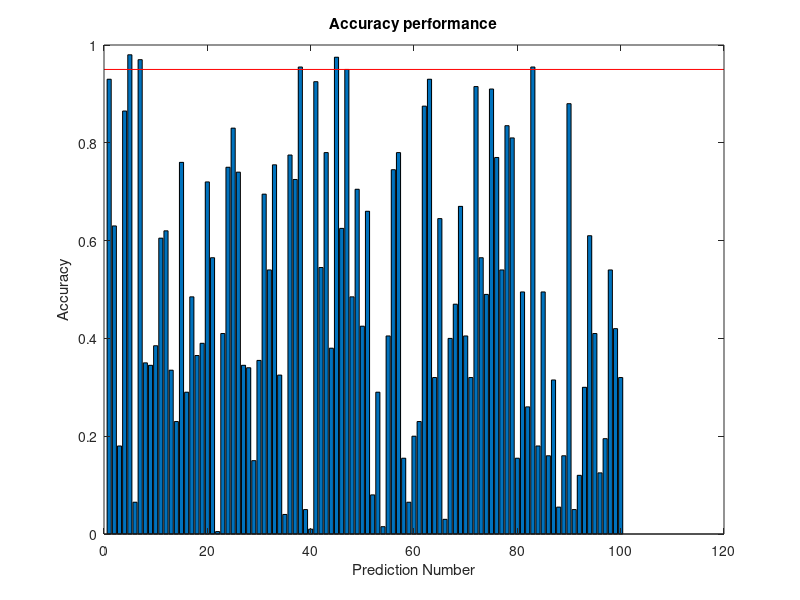

MATLAB code for this plot:

% Evaluation of binary classifiers; creates dummy data, but the same code can be
% adapted and used to evaulate e.g. performance of machnine learning algortihms or
% artificial neural networks; used to calibrate predictions in Hock et al. 2017, PLOS Biology;
% also see the author's Artificial-Neural-Networks-for-Pest-Detection folder on
% GitHub for another application of similar evaluation concept on data
% (c) Karlo Hock, University of Queensland, 2019

% SETTING UP----------------------------------------------------------------

n_measures = 200;% number of measurements in a sample
n_predictions = 100;% number of times a sequence of measures representing predicted condition has been generated for evaluation
x = datasample(0:1, n_measures);% 'true condition'
y = zeros(n_predictions, n_measures);% container to store 'predicted conditions'

% CREATE DUMMY DATA TO USE AS 'PREDICTED CONDITIONS'-----------------------------

% simple way to create dummy data; use the 'true condition' binary sequence, and
% switch binary values with some constant chance to obtain valus for a 'predicted condition'; 
% the less likely the values are to switch, the more like true condition this sequence will be
perm_chance = zeros(n_predictions,1);
for prediction = 1:n_predictions
    perm_chance(prediction, 1) = rand;
    for measure = 1:n_measures
        if rand < perm_chance(prediction)
            if x(measure)== 0
                y(prediction, measure) = 1;
            end
        else
            y(prediction, measure) = x(measure);
        end 
    end
end

% EVALUATE PERFORMANCE-----------------------------------------------------------

% container for storing classifier evaluation metrics
classifier = struct('prediction',[],'confusion_matrix',[],'precision',[],'sensitivity',[],'accuracy',[],'specificity',[],'informedness',[],'MCC',[],'F1score',[],'Fisher_significance',[],'DOR',[],'false_pos_rate',[], 'false_neg_rate',[], 'error',[]);

% loop through the 'predicted conditions' to evaluate their performance in predicting 'true condition'
for p = 1:n_predictions
    classifier(p).prediction = p;% record the number of samples
    confus_mat = zeros(2);% confusion matrix
    
    % determine the match between true condition and predicted condition and build a confusion matrix
    for m = 1:n_measures
        this_x = x(1, m);
        this_y = y(p, m);
        if this_x == 1
            if this_y == 1
                confus_mat(1, 1) = confus_mat(1, 1)+1;% true positives
            else
                confus_mat(1, 2) = confus_mat(1, 2)+1;% false negatives
            end
        else
            if this_y == 1
                confus_mat(2, 1) = confus_mat(2, 1)+1;% false positives
            else
                confus_mat(2, 2) = confus_mat(2, 2)+1;% true negatives
            end
        end
    end
    
    % extract the true and false positives and negatives for easier tracking
    true_positives = confus_mat(1, 1);
    false_positives = confus_mat(2, 1);% type I error
    true_negatives = confus_mat(2, 2);
    false_negatives = confus_mat(1, 2);% type II error
    
    % calculate and store a selection of statistics to evaluate peformance
    % names of most statistics are self-explanatory or easily found in literature (or on Wikipedia)
    classifier(p).confusion_matrix = confus_mat;
    classifier(p).precision = true_positives/(true_positives+false_positives);
    classifier(p).sensitivity = true_positives/(true_positives+false_positives);
    classifier(p).accuracy = (true_positives+true_negatives)/sum(sum(confus_mat));
    classifier(p).specificity = true_negatives/(true_negatives+false_positives);
    classifier(p).informedness = classifier(p).sensitivity+classifier(p).specificity-1;
    classifier(p).MCC = ((true_positives*true_negatives)-(false_positives*false_positives))/sqrt((true_positives+false_positives)*(true_positives+false_positives)*(true_negatives+false_positives)*(true_negatives+false_positives));
    classifier(p).F1score = (2*true_positives)/((2*true_positives)+false_positives+false_positives);
    [~,fe] = fishertest(confus_mat);
    classifier(p).Fisher_significance = fe;
    classifier(p).DOR = (true_positives/false_positives)/(false_positives/true_negatives);
    classifier(p).false_pos_rate = false_positives/(false_positives+true_positives);
    classifier(p).false_neg_rate = false_negatives/(false_negatives+true_negatives);
    classifier(p).error = 1-classifier(p).accuracy;
    classifier(p).perm_chance = perm_chance(p);% store permutation chance for comparison; for large samples, should be close to error, ie. proportion of 'mislcassified' cases

end

% SIMPLE SUMMARY AND PLOTS TO EVALUATE PERFORMANCE--------------------------------

% replace classifier.accuracy with another statistic as desired
threshold = 0.95;% this is the performance that we want to get from the prediction(s); e.g. accuracy above this value is considered satisfactory
bar([classifier.accuracy]);% bar plot of accuracy scores
hold;
plot(xlim, [threshold threshold], 'r')% plot threshold value
title('Accuracy performance', 'FontSize', 11);
xlabel('Prediction Number');
ylabel('Accuracy');

% find all indices of predictions that perfomed above the threshold
prediction_above_threshold = find([classifier.accuracy] >= threshold);
% find the best perfoming prediction(s)
best_prediction = find([classifier.accuracy] == max([classifier.accuracy]));
